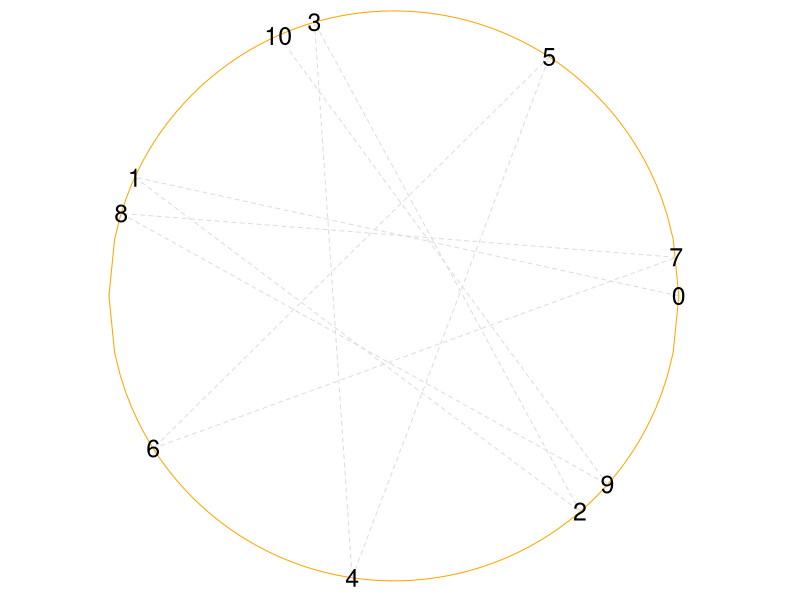

Generate this figure with R:
## ---- chunk 1
knitr::opts_chunk$set(collapse=TRUE, message=FALSE, fig.path="./figures/Thm3D-")
cat_print = function(x, ...) {
    cat(x)
}
## ---- chunk 2
a <- c(0, 1, 2, 3)
( rN <- a[1] + 1/(a[2] + 1/(a[3] + 1/a[4])) )
## ---- chunk 3
library(contfrac)
( rN <- CF(a, finite=TRUE) )
## ---- chunk 4
convergents(a)
## ---- chunk 5
as_cf(0.7)
## ---- chunk 6
print(0.7, digits=20)
## ---- chunk 7
f <- function(a, n){
  if(n < a[1]+1) stop(sprintf("m must be >= %s", a[1]+1))
  q <- c(1, a[1])
  k <- 1; while(q[k+1]+q[k] <= n){
    q <- c(q, a[k+1]*q[k+1]+q[k])
    k <- k+1
  }
  m <- 1; while(m*q[k] + q[k-1] + q[k] <= n){
    m <- m+1
  }
  r <- n-(m*q[k]+q[k-1])
  cat(sprintf("k=%s, m=%s, r=%s\n", k-1, m, r))
  return(invisible(list(k=k-1, m=m, r=r)))
}
## ---- chunk 8
f(c(2,3,2,4), 40)
## ---- chunk 9
alpha <- 0.431657
n <- 10
x <- sapply(0:n, function(i) (i*alpha) %% 1)
par(mar=c(0,0,0,0))
plot(cos(2*pi*x), sin(2*pi*x), asp=1, pch=".", axes=FALSE, xlab=NA, ylab=NA) 
curve(sqrt(1-x^2), from=-1, to=1, lty="solid", col="orange", add=TRUE)
curve(-sqrt(1-x^2), from=-1, to=1, lty="solid", col="orange", add=TRUE)
for(i in 1:n){
  segments(cos(2*pi*x[i]), sin(2*pi*x[i]), cos(2*pi*x[i+1]), sin(2*pi*x[i+1]), 
           lty="dashed", col="gainsboro")
}
text(cos(2*pi*x), sin(2*pi*x), 0:n, cex=1.5)
